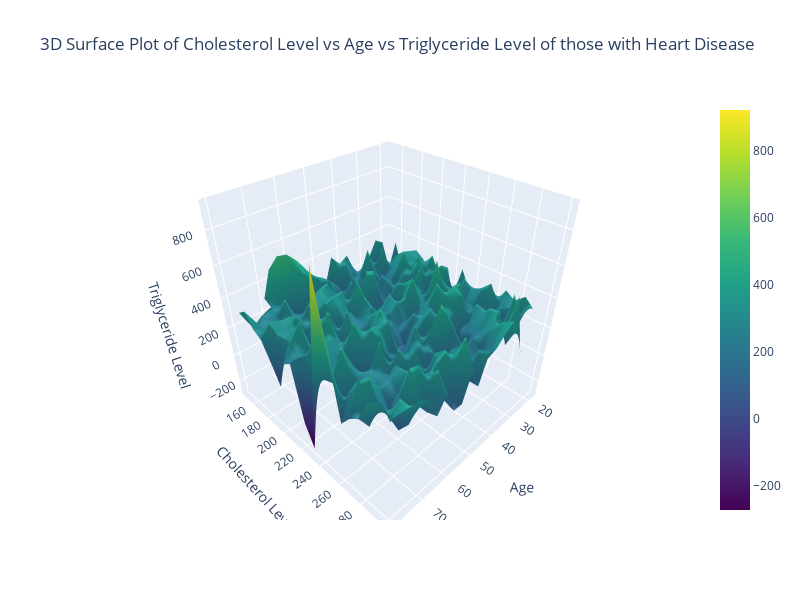

Source (notebook cell):
### Code cell
heart_disease_df = df[df['Heart Disease Status'] == 'Yes']
subset = heart_disease_df[['Age', 'Cholesterol Level', 'Triglyceride Level']].dropna()

X = subset['Age']
Y = subset['Cholesterol Level']
Z = subset['Triglyceride Level']

x_line = np.linspace(X.min(), X.max(), 20)
y_line = np.linspace(Y.min(), Y.max(), 20)
x_line, y_line = np.meshgrid(x_line, y_line)
z_line = griddata((X,Y), Z, (x_line, y_line), method='cubic')


fig = go.Figure(data=[go.Surface(z=z_line, x=x_line, y=y_line, colorscale='Viridis')])
fig.update_layout(
    title='3D Surface Plot of Cholesterol Level vs Age vs Triglyceride Level\nof those with Heart Disease',
                  scene=dict(
                      xaxis_title='Age', 
                      yaxis_title='Cholesterol Level', 
                      zaxis_title='Triglyceride Level'),
                  width=800, height=600)

fig.show()

### Figure 1 — Plotly figure (JSON) as saved in the notebook; plotly's stock layout.template omitted (floating-point values rounded to 4 significant figures; data arrays with more than 128 entries replaced by an {"elided": "..."} marker saying what was removed)
{"data": [{"colorscale": [[0, "#440154"], [0.1111, "#482878"], [0.2222, "#3e4989"], [0.3333, "#31688e"], [0.4444, "#26828e"], [0.5556, "#1f9e89"], [0.6667, "#35b779"], [0.7778, "#6ece58"], [0.8889, "#b5de2b"], [1, "#fde725"]], "type": "surface", "x": {"elided": "20x20 float values"}, "y": {"elided": "20x20 float values"}, "z": {"elided": "20x20 float values"}}], "layout": {"height": 600, "scene": {"xaxis": {"title": {"text": "Age"}}, "yaxis": {"title": {"text": "Cholesterol Level"}}, "zaxis": {"title": {"text": "Triglyceride Level"}}}, "title": {"text": "3D Surface Plot of Cholesterol Level vs Age vs Triglyceride Level\nof those with Heart Disease"}, "width": 800}}
